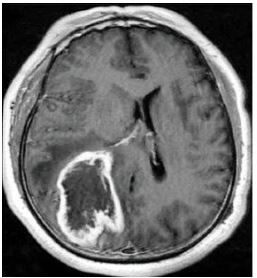
#> input picture data/TEST_CROP/YES/5.jpg, 257 x 278 px, given as the content of the folder C:/git/obrazyMRI/data/TRAIN/, which was not available
$ jupyter execute --allow-errors MRI-notebook.ipynb   (text cells are left out)
#> lines starting #> are read from the running program, lines starting #| are printed output that depends on the picture; after the words box and inside, x2 and y2 are one past the last pixel; in counts of white or black regions, pixels touching at a corner belong together; pictures that were not available may be replaced by others from this repository, and a replacement may not be noted
[cell 1]
import tensorflow as tf
import numpy as np
from tqdm import tqdm
import cv2
import os
import shutil
import itertools
import imutils
import matplotlib.pyplot as plt
from sklearn.preprocessing import LabelBinarizer
from sklearn.model_selection import train_test_split
from sklearn.metrics import accuracy_score, confusion_matrix
import plotly.graph_objs as go
from plotly.offline import init_notebook_mode, iplot
from plotly import tools
from tensorflow import keras
from math import *

from keras.preprocessing.image import ImageDataGenerator
from keras.applications.vgg16 import VGG16, preprocess_input
from keras import layers
from keras.models import Model, Sequential
from keras.optimizers import Adam, RMSprop
from keras.callbacks import EarlyStopping

from glob import glob

#> (a cell that did not finish here is left out)

[cell 3]
def load_data(dir_path, img_size=(100,100)):
    """
    Load resized images as np.arrays to workspace
    """
#> called with dir_path = 'C:/git/obrazyMRI/data/TRAIN/', img_size = (224, 224)
    X = []
    y = []
    i = 0
    labels = dict()
    for path in tqdm(sorted(os.listdir(dir_path))):
        if not path.startswith('.'):
            labels[i] = path
            for file in os.listdir(dir_path + path):
                if not file.startswith('.'):
                    img = cv2.imread(dir_path + path + '/' + file)
#> img is the input picture: shape (278, 257, 3); mean B, G, R 109.5, 109.5, 109.5
                    X.append(img)
                    y.append(i)
            i += 1
    X = np.array(X)
    y = np.array(y)
    print(f'{len(X)} images loaded from {dir_path} directory.')
#| 1 images loaded from C:/git/obrazyMRI/data/TRAIN/ directory.
    return X, y, labels


TRAIN_DIR = 'C:/git/obrazyMRI/data/TRAIN/'
TEST_DIR = 'C:/git/obrazyMRI/data/TEST/'
VAL_DIR = 'C:/git/obrazyMRI/data/VAL/'
IMG_SIZE = (224,224)

# use predefined function to load the image data into workspace
X_train, y_train, labels = load_data(TRAIN_DIR, IMG_SIZE)
#> y_train = [0]; labels = {0: '5.jpg'}
X_test, y_test, _ = load_data(TEST_DIR, IMG_SIZE)
#| 1 images loaded from C:/git/obrazyMRI/data/TEST/ directory.
#> y_test = [0]
X_val, y_val, _ = load_data(VAL_DIR, IMG_SIZE)
#| 1 images loaded from C:/git/obrazyMRI/data/VAL/ directory.
#> y_val = [0]

[cell 4]
def plot_samples(X, y, labels_dict, n=50):
    """
    Creates a gridplot for desired number of images (n) from the specified set
    """
#> called with X = array of shape (1, 278, 257, 3), y = array of shape (1,), n = 30
    for index in range(len(labels_dict)):
        imgs = X[np.argwhere(y == index)][:n]
        j = 10
        i = int(n/j)

        plt.figure(figsize=(15,6))
        c = 1
        for img in imgs:
            plt.subplot(i,j,c)
            plt.imshow(img[0])

            plt.xticks([])
            plt.yticks([])
            c += 1
        plt.suptitle('Tumor: {}'.format(labels_dict[index]))
        plt.show()
#> this loop made 1 pass
#> (j, i) on pass 1: (10, 3)

plot_samples(X_train, y_train, labels, 30)

[cell 5]
def crop_imgs(set_name, add_pixels_value=0):
    """
    Finds the extreme points on the image and crops the rectangular out of them
    """
#> called with set_name = array of shape (1, 278, 257, 3), add_pixels_value = 0
    set_new = []
    for img in set_name:
        gray = cv2.cvtColor(img, cv2.COLOR_RGB2GRAY)
        gray = cv2.GaussianBlur(gray, (5, 5), 0)

        # threshold the image, then perform a series of erosions +
        # dilations to remove any small regions of noise
        thresh = cv2.threshold(gray, 45, 255, cv2.THRESH_BINARY)[1]
        thresh = cv2.erode(thresh, None, iterations=2)
        thresh = cv2.dilate(thresh, None, iterations=2)

        # find contours in thresholded image, then grab the largest one
        cnts = cv2.findContours(thresh.copy(), cv2.RETR_EXTERNAL, cv2.CHAIN_APPROX_SIMPLE)
        cnts = imutils.grab_contours(cnts)
        c = max(cnts, key=cv2.contourArea)

        # find the extreme points
        extLeft = tuple(c[c[:, :, 0].argmin()][0])
        extRight = tuple(c[c[:, :, 0].argmax()][0])
        extTop = tuple(c[c[:, :, 1].argmin()][0])
        extBot = tuple(c[c[:, :, 1].argmax()][0])

        ADD_PIXELS = add_pixels_value
        new_img = img[extTop[1]-ADD_PIXELS:extBot[1]+ADD_PIXELS, extLeft[0]-ADD_PIXELS:extRight[0]+ADD_PIXELS].copy()
        set_new.append(new_img)
#> this loop made 1 pass
#> (extRight, extTop, extBot, ADD_PIXELS) on pass 1: ((256, 277), (0, 0), (0, 277), 0)
#> pass 1, in crop_imgs, `gray = cv2.GaussianBlur(gray, (5, 5), 0)`:
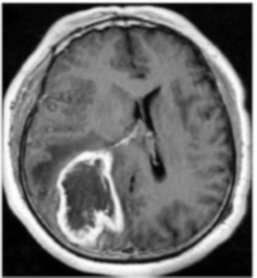
#> gray: shape (278, 257); min 0, max 255, mean 109.2
#> pass 1, in crop_imgs, `thresh = cv2.threshold(gray, 45, 255, cv2.THRESH_BINARY)[1]`:
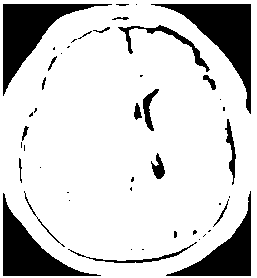
#> thresh: shape (278, 257); 81.1% white; 47 black regions (26 under 20 px), largest, box (x1, y1, x2, y2) and area: (151, 4, 251, 114) 3333, (3, 4, 112, 96) 3067, (3, 193, 101, 276) 2627
#> pass 1, in crop_imgs, `thresh = cv2.erode(thresh, None, iterations=2)`:
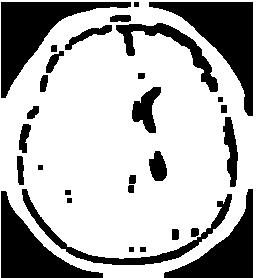
#> thresh: shape (278, 257); 70.1% white; 30 black regions, largest, box (x1, y1, x2, y2) and area: (149, 2, 253, 116) 4193, (1, 2, 131, 98) 3983, (1, 191, 103, 278) 3367
#> after the loop, set_new = 1 item

    return np.array(set_new)

[cell 6]
X_train_crop = crop_imgs(set_name=X_train)
X_val_crop = crop_imgs(set_name=X_val)
#> the loop in crop_imgs (call 2), `for img in set_name:` made 1 pass
#> pass 1, in crop_imgs (call 2), `thresh = cv2.dilate(thresh, None, iterations=2)`:
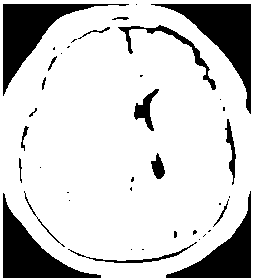
#> thresh: shape (278, 257); 80.4% white; 40 black regions (22 under 20 px), largest, box (x1, y1, x2, y2) and area: (151, 4, 251, 114) 3333, (3, 4, 129, 96) 3091, (3, 193, 101, 278) 2823
#> pass 1, in crop_imgs (call 2), `new_img = img[extTop[1]-ADD_PIXELS:extBot[1]+ADD_PIXELS, extLeft[0]-AD..`:
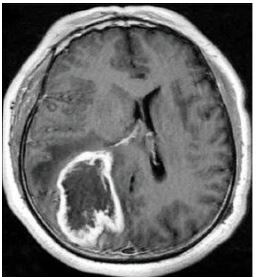
#> new_img: shape (277, 256, 3); mean of channels 0, 1, 2 108.4, 108.4, 108.4; drawn as B, G, R
X_test_crop = crop_imgs(set_name=X_test)

plot_samples(X_train_crop, y_train, labels, 30)
#> the loop in plot_samples (call 2), `for index in range(len(labels_dict)):` made 1 pass

[cell 7]
path = ["C:/git/obrazyMRI/data/TEST_CROP/YES","C:/git/obrazyMRI/data/TEST_CROP/NO", "C:/git/obrazyMRI/data/TRAIN_CROP/YES",
       "C:/git/obrazyMRI/data/TRAIN_CROP/NO", "C:/git/obrazyMRI/data/VAL_CROP/YES", "C:/git/obrazyMRI/data/VAL_CROP/NO"]
for i in path:
    try:
        os.makedirs(i)
    except OSError:
        print ("Creation of the directory %s failed" % i)
    else:
        print ("Successfully created the directory %s" % i)

[cell 8]
def save_new_images(x_set, y_set, folder_name):
#> called with x_set = array of shape (1, 277, 256, 3), y_set = array of shape (1,), folder_name = 'C:/git/obrazyMRI/data/TRAIN_CROP/'
    i = 0
    for (img, imclass) in zip(x_set, y_set):
        if imclass == 0:
            cv2.imwrite(folder_name+'NO/'+str(i)+'.jpg', img)
        else:
            cv2.imwrite(folder_name+'YES/'+str(i)+'.jpg', img)
        i += 1
#> this loop made 1 pass
#> (imclass, i) on pass 1: (0, 1)
#> after the loop, i = 1

[cell 9]
save_new_images(X_train_crop, y_train, folder_name='C:/git/obrazyMRI/data/TRAIN_CROP/')
save_new_images(X_val_crop, y_val, folder_name='C:/git/obrazyMRI/data/VAL_CROP/')
#> the loop in save_new_images (call 2), `for (img, imclass) in zip(x_set, y_set):` made 1 pass
save_new_images(X_test_crop, y_test, folder_name='C:/git/obrazyMRI/data/TEST_CROP/')

[cell 10]
def preprocess_imgs(set_name, img_size):
    """
    Resize and apply VGG-15 preprocessing
    """
#> called with set_name = array of shape (1, 277, 256, 3), img_size = (224, 224)
    set_new = []
    for img in set_name:
        img = cv2.resize(
            img,
            dsize=img_size,
            interpolation=cv2.INTER_CUBIC
        )
        set_new.append(preprocess_input(img))
#> this loop made 1 pass
#> pass 1, in preprocess_imgs, `img = cv2.resize( img, dsize=img_size, interpolation=cv2.INTER_CUBIC )`:
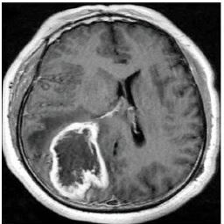
#> img: shape (224, 224, 3); mean of channels 0, 1, 2 108.4, 108.4, 108.3; drawn as B, G, R
#> after the loop, set_new = []
    return np.array(set_new)

$ run again, on data/TEST_CROP/YES/9.jpg
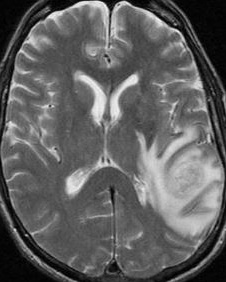
#> input picture data/TEST_CROP/YES/9.jpg, 226 x 282 px, given as the content of the folder C:/git/obrazyMRI/data/TRAIN/, which was not available
#> in load_data, img is the input picture: shape (282, 226, 3); min 0, max 246, mean 95.8
#| 1 images loaded from C:/git/obrazyMRI/data/TRAIN/ directory.
#> y_train = [0]; labels = {0: '9.jpg'}
#| 1 images loaded from C:/git/obrazyMRI/data/TEST/ directory.
#> y_test = [0]
#| 1 images loaded from C:/git/obrazyMRI/data/VAL/ directory.
#> the loop in plot_samples, `for index in range(len(labels_dict)):` made 1 pass
#> (j, i) on pass 1: (10, 3)
#> the loop in crop_imgs, `for img in set_name:` made 1 pass
#> (extLeft, extRight, extTop, extBot, ADD_PIXELS) on pass 1: ((0, 141), (225, 186), (79, 0), (101, 281), 0)
#> pass 1, in crop_imgs, `thresh = cv2.erode(thresh, None, iterations=2)`:
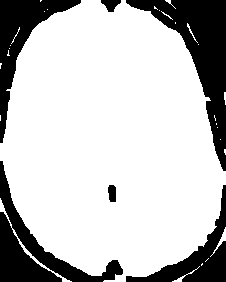
#> thresh: shape (282, 226); 76.2% white; 6 black regions, box (x1, y1, x2, y2) and area: (126, 0, 226, 171) 5354, (0, 161, 123, 282) 3978, (0, 0, 81, 143) 3133, (126, 185, 226, 282) 2456, (101, 0, 121, 12) 150, (108, 185, 116, 202) 120
#> after the loop in crop_imgs, `for img in set_name:`: set_new = 1 item
#> the loop in crop_imgs (call 2), `for img in set_name:` made 1 pass
#> the loop in plot_samples (call 2), `for index in range(len(labels_dict)):` made 1 pass
#> the loop in save_new_images, `for (img, imclass) in zip(x_set, y_set):` made 1 pass
#> (imclass, i) on pass 1: (0, 1)
#> after the loop in save_new_images, `for (img, imclass) in zip(x_set, y_set):`: i = 1
#> the loop in save_new_images (call 2), `for (img, imclass) in zip(x_set, y_set):` made 1 pass
#> the loop in preprocess_imgs, `for img in set_name:` made 1 pass
#> pass 1, in preprocess_imgs, `img = cv2.resize( img, dsize=img_size, interpolation=cv2.INTER_CUBIC )`:
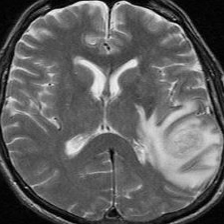
#> img: shape (224, 224, 3); min 0, max 255, mean 96.3
#> after the loop in preprocess_imgs, `for img in set_name:`: set_new = []
